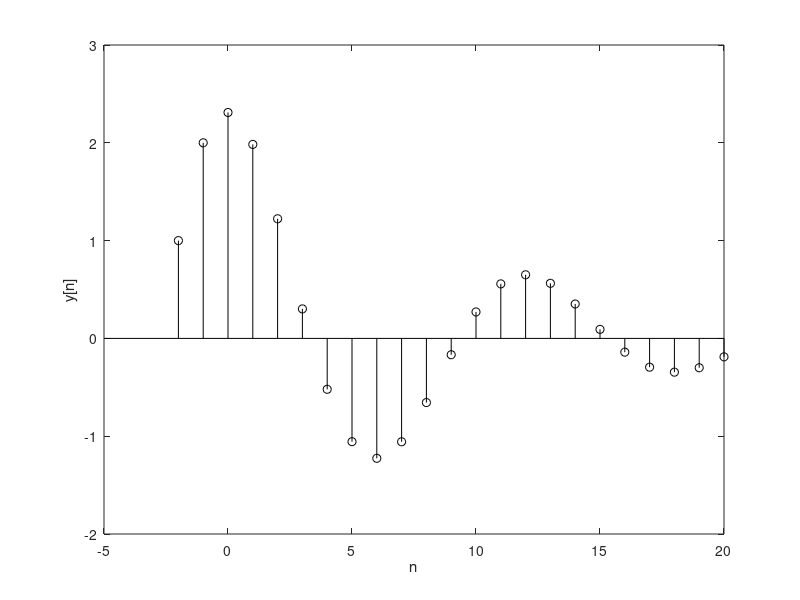

Reproduce this figure in MATLAB.
n = (-2:20)'; y = [1;2;zeros(length(n)-2,1)];
        for k = 1:length(n)-2,
            y(k+2) = 1.56*y(k+1)-0.81*y(k);
        end;
        clf; stem(n,y,'k'); xlabel('n'); ylabel('y[n]');
output=y;